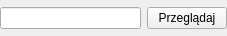
<?xml version="1.0" encoding="UTF-8"?>
<ui version="4.0">
 <class>FileChooser</class>
 <widget class="QWidget" name="FileChooser">
  <property name="geometry">
   <rect>
    <x>0</x>
    <y>0</y>
    <width>227</width>
    <height>36</height>
   </rect>
  </property>
  <property name="windowTitle">
   <string>Form</string>
  </property>
  <layout class="QGridLayout" name="gridLayout">
   <property name="leftMargin">
    <number>0</number>
   </property>
   <property name="topMargin">
    <number>0</number>
   </property>
   <property name="rightMargin">
    <number>0</number>
   </property>
   <property name="bottomMargin">
    <number>0</number>
   </property>
   <item row="0" column="0">
    <widget class="QLineEdit" name="url"/>
   </item>
   <item row="0" column="1">
    <widget class="QPushButton" name="browse">
     <property name="text">
      <string>Przeglądaj</string>
     </property>
    </widget>
   </item>
  </layout>
 </widget>
 <resources/>
 <connections/>
</ui>
